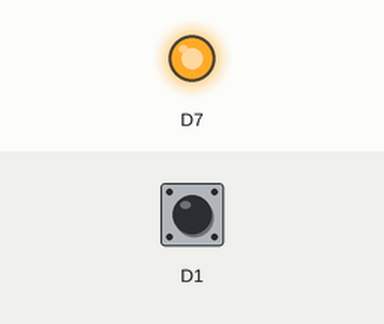
Simulated run of this sketch. Board: ESP8266 (NodeMCU). On the bench: output pins drawn as LEDs (lit = HIGH). Dashed ring = blinking. The test bench sets the inputs (shaded band); at power-on: D1 LOW. What the sketch prints to the serial monitor is not drawn.

Above: at 1.2 s.
1.3 s: D1 driven HIGH
At 2.5 s:
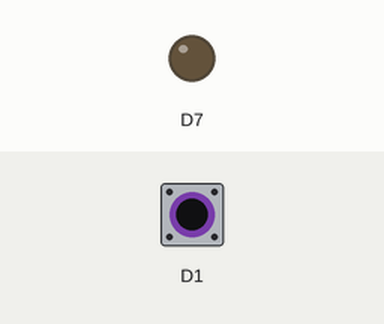
2.8 s: D1 driven LOW
At 3.8 s:
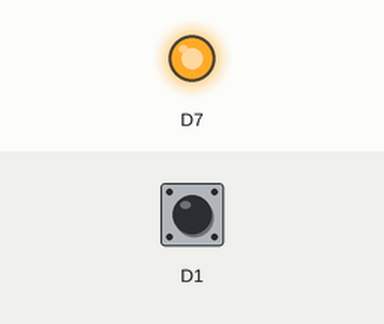
4.3 s: D1 pulsed HIGH 2 times (0.12 s each, 0.3 s apart)
At 4.51 s:
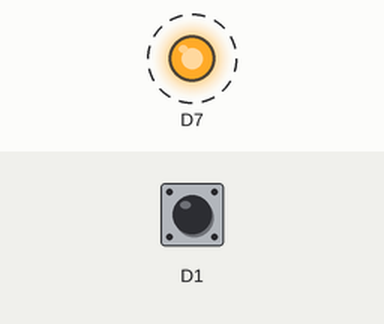
7.9 s: D1 pulsed HIGH 5 times (0.12 s each, 0.3 s apart)
At 10.6 s:
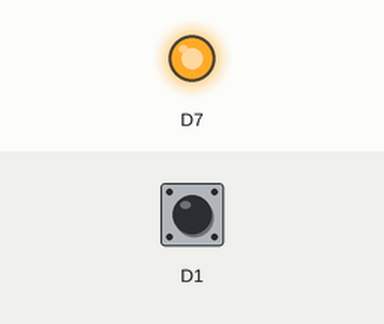
Timing chart, 0 to 12.1 s (numbered marks = the images above; inputs shaded):
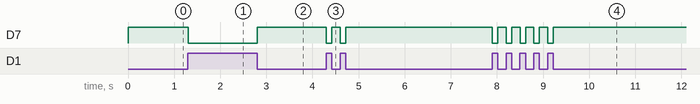

The sketch:

IR_sensor.ino
```cpp
int a;
void setup() {
  // put your setup code here, to run once:
  pinMode(D1,INPUT);
  pinMode(D7,OUTPUT);
  Serial.begin(115200);

}

void loop() {
  // put your main code here, to run repeatedly:
  a=digitalRead(D1);
  if(a==1)
  {
    Serial.println("no OBSTACLE in PATH");
    //Serial.println("someone in proximity");
    digitalWrite(D7,LOW);

  }
  if(a==0)
  {
    Serial.println("OBSTACLE in PATH");
    //Serial.println("no one in proximity");
    digitalWrite(D7,HIGH);


  }

}
```

Measured:
- after the input at 1.3 s, D7: HIGH → LOW at once
- after the input at 2.8 s, D7: LOW → HIGH at once
- after the input at 4.3 s, D7: alternates HIGH for 0.18 s and LOW for 0.12 s, 4 changes in all, then stays HIGH, starting at once
- after the input at 7.9 s, D7: alternates HIGH for 0.18 s and LOW for 0.12 s, 10 changes in all, then stays HIGH, starting at once
